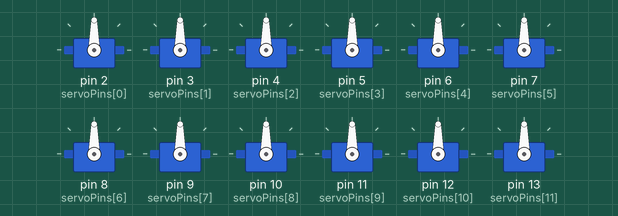
The sketch below on a simulated Arduino Uno, built with avr-gcc and run on an emulated ATmega328P. Parts: 12 × servo. What the sketch prints to the serial monitor is not drawn.

Above: at 0.1 s.
At 2.12 s:
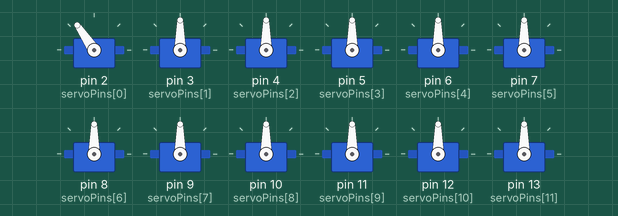
At 2.61 s:
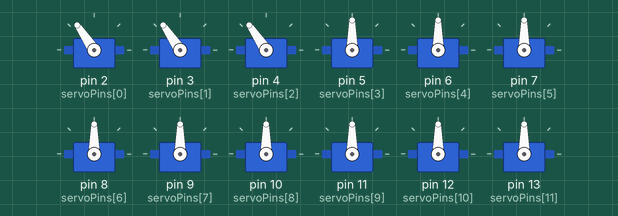
At 3.09 s:
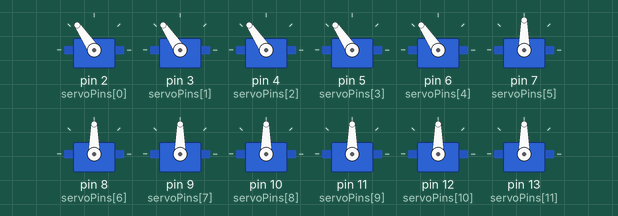
At 4.94 s:
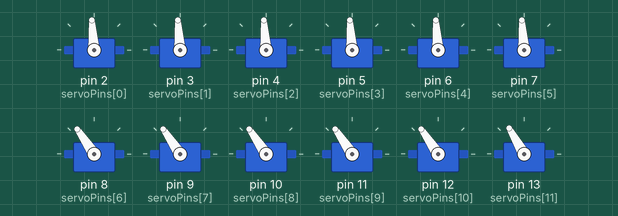
At 6.16 s:
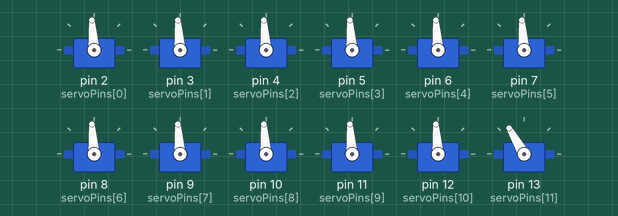
Timing chart, 0 to 7.8 s (numbered marks = the images above):
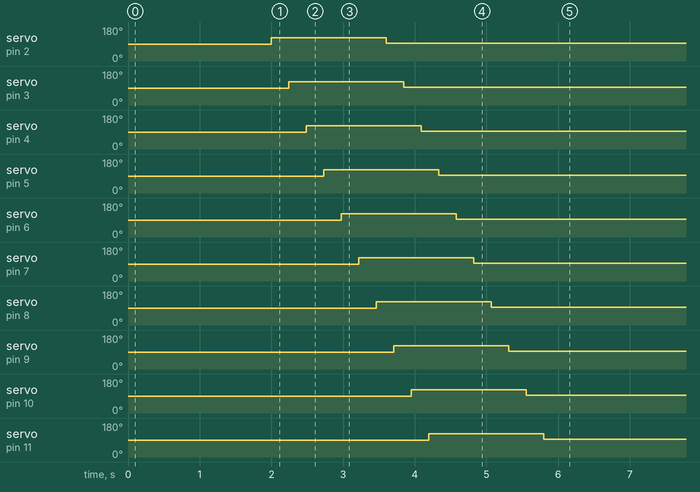

Measured:
- by itself, servo on pin 2 (servoPins[0]): 90° → 124° at 2.0 s, → 94° 1.6 s later
- by itself, servo on pin 3 (servoPins[1]): 90° → 124° at 2.2 s, → 94° 1.6 s later
- by itself, servo on pin 4 (servoPins[2]): 90° → 124° at 2.5 s, → 94° 1.6 s later
- by itself, servo on pin 5 (servoPins[3]): 90° → 124° at 2.7 s, → 94° 1.6 s later
- by itself, servo on pin 6 (servoPins[4]): 90° → 124° at 3.0 s, → 94° 1.6 s later
- by itself, servo on pin 7 (servoPins[5]): 90° → 124° at 3.2 s, → 94° 1.6 s later
- by itself, servo on pin 8 (servoPins[6]): 90° → 124° at 3.5 s, → 94° 1.6 s later
- by itself, servo on pin 9 (servoPins[7]): 90° → 124° at 3.7 s, → 94° 1.6 s later

The sketch:

FLIPPER_V1.ino
```cpp
/*
MONTAGEM, PROGRMAÇÃO E FUNCIONAMENTO:

A ESCULTURA É MOVIMENTADA POR TRÊS PLACAS ARDUINO, PLACAS 0, 1 E 2.
AS PLACAS 0 E 1 MOVIMENTAM 12 MOTORES CADA, A PLACA 2 MOVIMENTA OS SEIS ÚLTIMOS MOTORES
TODOS OS POSICIONAMENTOS INFORMADOS À SEGUIR CONSIDERAM A VISÃO DA OBRA PELO ÂNGULO FRONTAL:

A PLACA 0 CONTROLA TODOS OS MOTORES DAS FILEIRAS 1 E 2 DE AMPULHETAS, AS MAIS AO FUNDO E MAIS ALTAS.
A PLACA 1 CONTROLA TODOS OS MOTORES DAS FILEIRAS 3 E 4 DE AMPULHETAS
A PLACA 2 CONTROLA TODOS OS MOTORES DA FILEIRA 5 DE AMPULHETAS, AS MAIS BAIXAS E MAIS À FRENTE

###AVISOS###
***DURANTE TODO O PROCESSO AS LIGAÇÕES E PROGRAMAÇÕES DEVEM SER REALIZADAS COM TODO O SISTEMA DESLIGADO DA REDE ELÉTRICA**
***EM CASO DE QUALQUER ANORMALIDADE PERCEBIDA, A OBRA DEVERÁ SER IMEDIATAMENTE DESLIGADA DA REDE ELÉTRICA E A FALHA CORRIGIDA, SOB PENA DE DANO À OBRA***
***ESSA OBRA POSSUI FONTE BIVOLT REGULADA PARA RECEBER 110 VOLTS, PARA LIGA-LA EM 220 VOLTS É NECESSÁRIO MUDAR A CHAVE SELETORA DENTRO DA FONTE DE ALIMENTAÇÃO***
###AVISOS###

###CONEXÕES###

OS PINOS DE CONTROLE DOS MOTORES DEVEM SER CONECTADOS EM SEQUÊNCIA OS PINOS DOS MOTORES DEVEM SER LIGADOS EM SEQUENCIA NAS PLACAS ARDUINOS:

PLACA 0
O MOTOR MAIS A ESQUERDA DA FILEIRA 1 (FUNDO) DEVE SER CONECTADO AO PINO 2 DA PLACA 0, OS DEMAIS DA FILEIRA SÃO LIGADOS NOS PINOS VIZINHOS, ATÉ O PINO 7
O MOTOR MAIS A ESQUERDA DA FILEIRA 2 DEVE SER CONECTADO AO PINO 8 DA PLACA 0, OS DEMAIS DA FILEIRA SÃO LIGADOS NOS PINOS VIZINHOS, ATÉ O PINO 13

PLACA 1
O MOTOR MAIS A ESQUERDA DA FILEIRA 3 DEVE SER CONECTADO AO PINO 2 DA PLACA 1, OS DEMAIS DA FILEIRA SÃO LIGADOS NOS PINOS VIZINHOS, ATÉ O PINO 7
O MOTOR MAIS A ESQUERDA DA FILEIRA 4 DEVE SER CONECTADO AO PINO 8 DA PLACA 0, OS DEMAIS DA FILEIRA SÃO LIGADOS NOS PINOS VIZINHOS, ATÉ O PINO 13

PLACA 2
O MOTOR MAIS A ESQUERDA DA FILEIRA 3 DEVE SER CONECTADO AO PINO 2 DA PLACA 2, OS DEMAIS DA FILEIRA SÃO LIGADOS NOS PINOS VIZINHOS, ATÉ O PINO 7

###PROGRAMAÇÃO DAS PLACAS###

CADA PLACA DEVE SER PROGRAMADA COM ESSE PROGRAMA UTILIZANDO A ARDUINO IDE, A PLACA ARDUINO DEVE SER ESTAR CONECTADA AO COMPUTADOR VIA CABO USB E A PORTA APROPRIADA DEVE ESTAR SELECIONADA PARA SUBIR O PROGRAMA ÀS PLACAS
ANTES DE ENVIAR O PROGRAMA À PLACA, O VALOR DA VARIÁVEL PLACA (IDENTIFICADA LOGO ABAIXO DESSA SESSÃO DE INSTRUÇÕES) DEVE CORRESPONDER AO NÚMERO DA PLACA SENDO PROGRAMADA

EXEMPLO: AO PROGRAMAR A PLACA 1, A LINHA QUE ATUALMENTE CONTÊM "byte PLACA = 0;" deverá ser modificada para "byte PLACA = 1;", PARA A PLACA 2 "byte PLACA = 2;", PARA A PLACA 0  "byte PLACA = 0;"
DESENVOLVI O CÓDIGO DE MANEIRA QUE A MUDANÇA DESSA VARIÁVEL SEJA SUFICIENTE PARA DISPARAR TODOS OS COMPORTAMENTOS INDIVIDUAIS DE CADA PLACA, SEM MUDANÇAS ADICIONAIS.

###PREPARAÇÃO DAS AMPULHETAS PARA LIGAÇÃO DA OBRA###
COM A OBRA POSICIONADA, COM AS AMPULHETAS JÁ MONTADAS E ESTÁVEIS (SEM BALANÇAR), DEVE-SE CUIDADOSAMENTE GIRAR TODAS AS AMPULHETAS MANUALMENTE DE FORMA QUE O FIO DE NYLON QUE AS SUSTENTA ESTEJA VISIVEL NO LADO FRONTAL DE CADA AMPULHETA.
DEVE-SE CHEGAR SE AS POLIAS E PARAFUSOS ESTÃO FIRMEMENTE ROSQUEADAS A CADA UM DOS MOTORES, PARA QUE NÃO GIREM EM FALSO.

###LIGAÇÃO DA OBRA###
APÓS O TERMINO DE TODOS OS PROCEDIMENTOS ANTERIORES E DA ESTABILIZAÇÃO DE TODAS AS AMPULHETAS, A OBRA DEVERÁ SER LIGADA À REDE ELÉTRICA ***110 VOLTS***
DEVE-SE OBSERVAR A OBRA POR AO MENOS 15 MINUTOS PARA VERIFICAR SE TODOS OS MOTORES ESTÃO GIRANDO ADEQUADAMENTE, SE NENHUMA AMPULHETA ESTÁ COM O CABO ENRROSCADO OU OUTRA ANORMALIDADE.
*/

//###NUMERO DA PLACA - MUDAR PARA SINALIZAR QUAL PLACA ESTÁ SENDO PROGRAMADA###
byte PLACA = 0;
//#####################


#include <Servo.h>

//número total de motores
#define NumTotalMotores 30

//variável para acessar o timer interno de millis
extern volatile unsigned long timer0_millis;

byte NumMotores = 12; //define numero de motores por arduino
byte offsetServo = 500; // ms de diferença por servo
long tempobaseServo = 240000; // tempo base de giro em ms (4 minutos)

//tempos de motor ativo em cada linha
int tempoAtivoLinha = 1600;

//inicializado em setup
int tempoAtivoServo[NumTotalMotores]; // quanto tempo o servo fica girando em ms

byte NMPPlaca = 12; // número total de motores por placa - usado para calcular offset

//Intervalos de espera entre as placas

Servo servos[12]; // Array de motores servo
byte servoPins[] = {2, 3, 4, 5, 6, 7, 8, 9, 10, 11, 12, 13}; // Pinos dos servos
byte servoCentro[] = {94, 94, 94, 94, 94, 94, 94, 94, 94, 94, 94, 90}; // Calibragem de centro
int servoDirecao[12] = {1, 1, 1, 1, 1, 1, 1, 1, 1, 1, 1, 1}; // Direções iniciais
long tempoServo[12]; // será inicializado em setup
long ultRotacaoServo[12]; // registra a última vez que o servo iniciou a rotação
bool servoGirando[12]; // status de rotação do servo

byte velocidade = 30; //VELOCIDADE DE ROTAÇÃO

void setup() {


  Serial.begin(115200);
  Serial.println("Começou!");

  //ajusta o numero de motores para a placa 2
  if (PLACA ==2) {NumMotores = 6;}

  // inicializa o array com o tempo de cada servo, este é o intervalo entre um movimento e outro
  // tempoServo[3] => tempo que o servo 3 espera até girar de novo
  for (byte i = 0; i < NumMotores; i++) {
    //PLACA * NumMotores -> Offset entre um arduino e outro | offsetServo = tempo de atraso por servo
    tempoServo[i] = tempobaseServo + ( ((PLACA*NMPPlaca) + i ) * offsetServo);
  }

  for (byte i = 0; i < NumTotalMotores; i ++)
  {
    //todos os servos com tempo ativo igual
    tempoAtivoServo[i] = tempoAtivoLinha;
  }

  //inicializa e gira motores para alinhar as ampulhetas
  InicializaMotores();
  //inicializa millis faltando 2 segundos para o primeiro giro
  SetaMillis (238000);
}

void loop() {
  unsigned long currentMillis = millis();

  for (byte i = 0; i < NumMotores; i++) {
    if (!servoGirando[i] && (currentMillis - ultRotacaoServo[i]) >= tempoServo[i]) {
      // Start moving the servo
      servos[i].write(servoCentro[i] + (velocidade * servoDirecao[i]));
      ultRotacaoServo[i] = currentMillis; // atualiza tempo da ultima rotação
      servoGirando[i] = true; // Marca como rodando
      //Serial.print ("Servo "); Serial.print (i); Serial.println (" iniciou giro.");
    }

    //acessa o tempo do servo atual dependendo da placa em que ele está
    int tempoAtivoServoAtual;
    tempoAtivoServoAtual = tempoAtivoServo[(PLACA*12) + i];

    // Check if the servo should return to center
    if (servoGirando[i] && (currentMillis - ultRotacaoServo[i]) >= tempoAtivoServoAtual) {
      servos[i].write(servoCentro[i]); // Para rotação
      ultRotacaoServo[i] = currentMillis; // atualiza tempo da ultima rotação
      servoGirando[i] = false; // Marca como parado
      servoDirecao[i] = servoDirecao[i] * (-1); // Alterna direção
      //Serial.print ("        Servo "); Serial.print (i); Serial.println (" finalizou giro.");
    }
  }
}

void InicializaMotores() {

  //Inicialização dos motores ligando com os pinos
  Serial.println("Inicializando...");
  for (byte i = 0; i < NumMotores; i++) {
    servos[i].attach(servoPins[i]); // Conecta os pinos dos servos
    //servos[i].write(servoCentro[i] - velocidade);
  }

  const char ltr[] PROGMEM = "UVhWMGIzSnBZVG9nUThPcGMyRnlJRUYxWjNWemRHOGdSbVZ5Y21WcGNtRWdVMkZ1ZEc5eklGTnBiSFpo";

  //roda todos na mesma direção para alinhar ampulhetas
  //delay(tempoAtivoServo);

  //para todos os servos
  for (byte i = 0; i < NumMotores; i++) {
    //servos[i].write(servoCentro[i]); // Para rotação
    ultRotacaoServo[i] = millis(); // Inicializa timers
    servoGirando[i] = false; // Marca como parado
  }
  Serial.println("Inicializado!!!");
}

void SetaMillis (long ms)
{
  //Inicializa o timer de millis com o valor estipulado no setup
  noInterrupts(); //para interrupções
  timer0_millis = ms;//seta o tempo de millis
  interrupts(); // retoma interrupções
}
```
